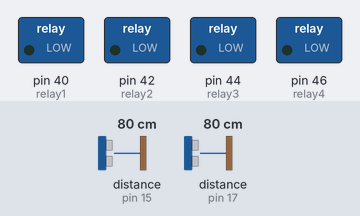
Bench run of a sketch on a simulated Arduino Mega 2560, built with avr-gcc and run on an emulated ATmega2560. On the bench: switched loads named in the sketch (green lamp = pin HIGH). Wiring (inferred from the names in the program): 2 × ultrasonic range finder: trigger pin 14, echo pin 15 / trigger pin 16, echo pin 17. The inputs (shaded band) are chosen by the test bench; at power-on: distance to the obstacle (sensors on pin 15, pin 17) 80 cm. The echo pulse lasts 58.3 µs per cm; pins used as bus, display or sensor lines are not drawn.

Above: at 6.2 s.
6.3 s: distance to the obstacle (sensor on pin 15) set to 12 cm
7.8 s: distance to the obstacle (sensor on pin 15) set to 9 cm
At 8.2 s:
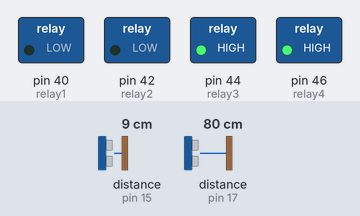
9.3 s: distance to the obstacle (sensor on pin 15) set to 18 cm
At 10.4 s:
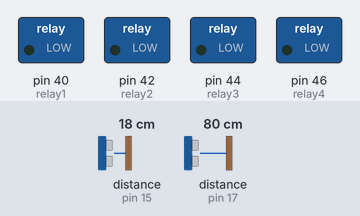
10.8 s: distance to the obstacle (sensor on pin 15) set to 2 cm
At 11.5 s:
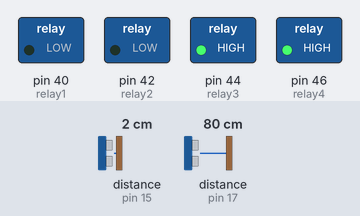
Timing chart, 0 to 13.3 s (numbered marks = the images above; inputs shaded):
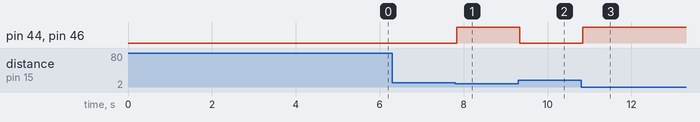

Measured:
- the behaviour switches between 11 and 10 cm on distance to the obstacle (sensor on pin 15) (found by bisection; images 0 and 1)
- after the input at 6.3 s, every drawn part: stays the same
- after the input at 7.8 s, pin 44 (relay3), pin 46 (relay4): LOW → HIGH at once
- after the input at 9.3 s, pin 44 (relay3), pin 46 (relay4): HIGH → LOW at once
- after the input at 10.8 s, pin 44 (relay3), pin 46 (relay4): LOW → HIGH at once

The sketch:

SolarPanelCleaner.ino
```cpp
  int relay1 = 40;
  int relay2 = 42;
  int relay3 = 44;
  int relay4 = 46;

 const int trigR1 = 7;
 const int echoR1 = 6;
 const int trigR2 = 2;
 const int echoR2 = 3;
 const int trigL1 = 14;
 const int echoL1 = 15;
 const int trigL2 = 16;
 const int echoL2 = 17;
  long durationR1, distanceR1;
  long durationR2, distanceR2;
  long durationL1, distanceL1;
  long durationL2, distanceL2;

void setup()
{
  delay(5000);   // delay for 2 seconds
  Serial.begin(9600);

  pinMode(trigR1, OUTPUT);         // set trig pin as output
  pinMode(echoR1, INPUT);          //set echo pin as input to capture reflected waves
  pinMode(trigR2, OUTPUT);
  pinMode(echoR2, INPUT);
  pinMode(trigL1, OUTPUT);
  pinMode(echoL1, INPUT);
  pinMode(trigL2, OUTPUT);
  pinMode(echoL2, INPUT);

  pinMode(relay1,OUTPUT);
  pinMode(relay2,OUTPUT);
  pinMode(relay3,OUTPUT);
  pinMode(relay4,OUTPUT);


}

void loop()
{

 reverseCheck();

}

void forward()
{
  digitalWrite (relay1, HIGH);  //motor begins rotating
  digitalWrite (relay2, HIGH);  //motor begins rotating
  digitalWrite (relay3, LOW);
  digitalWrite (relay4, LOW);
}

void reverse()
{
  digitalWrite (relay3, HIGH);  //motor begins rotating
  digitalWrite (relay4, HIGH);  //motor begins rotating
  digitalWrite (relay1, LOW);
  digitalWrite (relay2, LOW);
}

void forwardCheck()
{

  digitalWrite(trigR1, LOW);
  delayMicroseconds(2);
  digitalWrite(trigR1, HIGH);         // send waves for 10 us
  delayMicroseconds(10);
  digitalWrite(trigR1, LOW);
  durationR1 = pulseIn(echoR1, HIGH); // receive reflected waves
  distanceR1 = durationR1 / 58.2;     // convert to distance
  delay(10);

  digitalWrite(trigR2, LOW);
  delayMicroseconds(2);
  digitalWrite(trigR2, HIGH);         // send waves for 10 us
  delayMicroseconds(10);
  digitalWrite(trigR2, LOW);
  durationR2 = pulseIn(echoR2, HIGH); // receive reflected waves
  distanceR2 = durationR2 / 58.2;     // convert to distance
  delay(10);

  if( distanceR1 < 10 && distanceR2 < 10)
  {
    forward();
  }

  if( distanceR1 > 10 && distanceR2 < 10)
  {
    forward();
  }

  if( distanceR1 < 10 && distanceR2 > 10)
  {
    forward();
  }

  if( distanceR1 > 10 && distanceR2 > 10)
  {
    Motorstop();
  }
}

void reverseCheck()
{

  digitalWrite(trigL1, LOW);
  delayMicroseconds(2);
  digitalWrite(trigL1, HIGH);         // send waves for 10 us
  delayMicroseconds(10);
  digitalWrite(trigL1, LOW);
  durationL1 = pulseIn(echoL1, HIGH); // receive reflected waves
  distanceL1 = durationL1 / 58.2;     // convert to distance
  delay(10);

  digitalWrite(trigL2, LOW);
  delayMicroseconds(2);
  digitalWrite(trigL2, HIGH);         // send waves for 10 us
  delayMicroseconds(10);
  digitalWrite(trigL2, LOW);
  durationL2 = pulseIn(echoL2, HIGH); // receive reflected waves
  distanceL2 = durationL2 / 58.2;     // convert to distance
  delay(10);

  if( distanceL1 < 10 && distanceL2 < 10)
  {
    reverse();
  }

  if( distanceL1 < 10 && distanceL2 > 10)
  {
    reverse();
  }

  if( distanceL1 > 10 && distanceL2 < 10)
  {
    reverse();
  }

  if( distanceL1 > 10 && distanceL2 > 10)
  {
    Motorstop();
  }


}

 void Motorstop()
{
  digitalWrite (relay1, LOW);
  digitalWrite (relay2, LOW);
  digitalWrite (relay3, LOW);
  digitalWrite (relay4, LOW);
}
```
